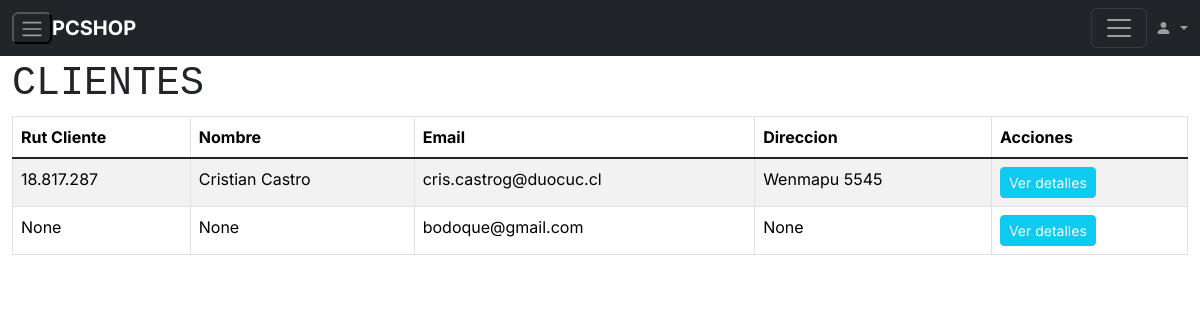
The page /dashboard/cliente (signed in) on the database its author committed.
### aplicacion/models.py (models this page shows)
class Cliente(models.Model):
    email=models.EmailField(primary_key=True, verbose_name='E-mail', null=False)
    rut=models.CharField(max_length=10, null = True)
    nombre=models.CharField(max_length=50, null=True)
    direccion=models.CharField(max_length=500, null=True)

### aplicacion/views.py (the view)
# urls.py: path('dashboard/cliente', listaClientes, name='cliente'),
@staff_member_required
def listaClientes(request):
    clientes=Cliente.objects.all()
    datos={
        "clientes":clientes
    }
    return render(request,'aplicacion/dashboard/listaclientes.html', datos)

### aplicacion/templates/aplicacion/dashboard/listaclientes.html (shortened to what this page needs)
{% load static%}
<!DOCTYPE html>
<html lang="en">
<head>
    <link href="https://cdn.jsdelivr.net/npm/bootstrap@5.3.3/dist/css/bootstrap.min.css" rel="stylesheet">
    <link rel="stylesheet" href="https://cdn.jsdelivr.net/npm/bootstrap-icons@1.11.3/font/bootstrap-icons.min.css">
    <link rel="stylesheet" href="{% static "aplicacion/css/style.css" %}">
</head>
<body>
  {% include "aplicacion/dashboard/navbar.html"%}
<div class="container-fluid" style="margin-top: 5vw;">
  <H1 class="font-monospace  text-uppercase">Clientes</H1>
    <table class="table table-bordered table-striped">
        <thead>
            <tr>
              <th scope="col">Rut Cliente</th>
              <th scope="col">Nombre</th>
              <th scope="col">Email</th>
              <th scope="col">Direccion</th>
              <th scope="col">Acciones</th>
            </tr>
        </thead>
        <tbody class="table-group-divider">
          {% for p in clientes %}
          <td>{{p.rut}}</td>
          <td>{{p.nombre}}</td>
          <td>{{p.email}}</td>
          <td>{{p.direccion}}</td>
          <td><a href="{% url "usuario" p.rut %}" role="button" class="btn btn-info btn-sm text-light">Ver detalles</a></td>
          {% endfor %}
        </tbody>
      </table>
    </div>
</html>

### aplicacion/static/aplicacion/css/style.css (style rules this page uses)
body, button { font-family: "Inter", sans-serif; }
:root { --offcanvas-width: 270px; --topNavbarHeight: 56px; }
@media (min-width: 992px) { body { overflow: auto !important; } }
a { color: unset; text-decoration: none; }

### rows shown on the page
Cliente: rut "18.817.287", nombre "Cristian Castro", email "cris.castrog@duocuc.cl", direccion "Wenmapu 5545"
Cliente: rut "None", nombre "None", email "bodoque@gmail.com", direccion "None"
